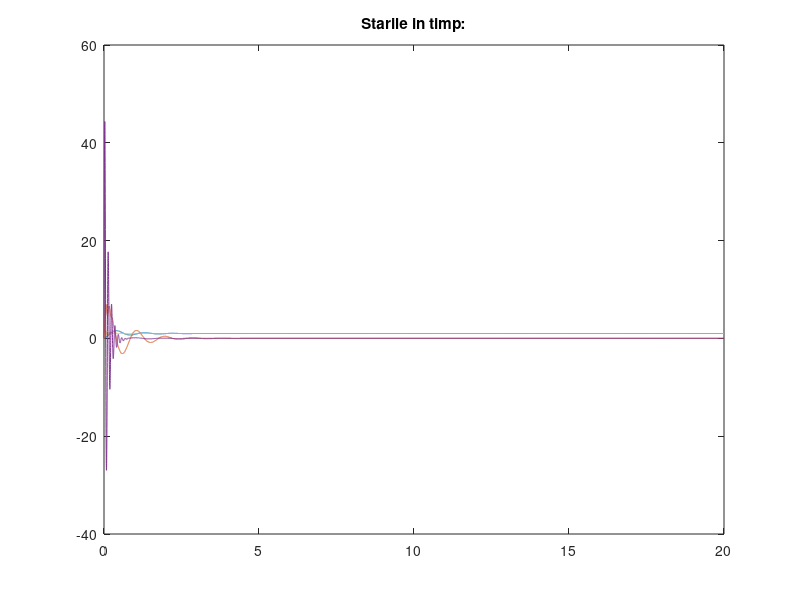
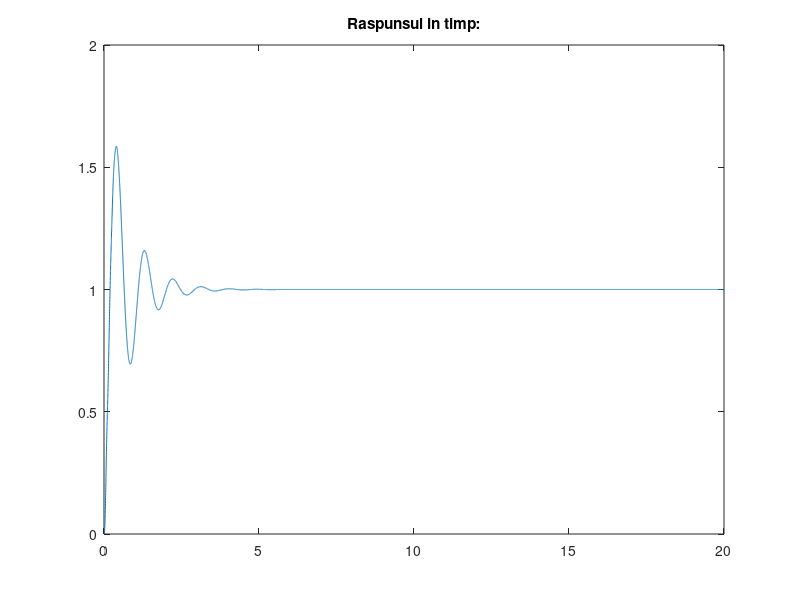

MATLAB code for these plots, in order:
% Declar constantele:
mb = 300;
mw = 60;
bs = 1000;
bt = 0;
ks = 16000;
kt = 190000;

% Declar spatiul starilor pentru functia de transfer Hx,u(s) :
A = [0 1 0 0;
   -ks/mb -bs/mb ks/mb bs/mb;
    0 0 0 1;
    ks/mw bs/mw -(ks+kt)/mw -bs/mw];
B = [0;
     0;
     0;
     kt/mw];
C = [1 0 0 0];
D = 0;

[num,den] = ss2tf(A,B,C,D);

% Determin daca sistemul este stabil intern prin valorii proprii:
eig(A);     % Are toate valorile proprii cu partea reala < 0 => stabil intern

% Determin daca sistemul este stabil intern prin ecuatia lui Lyapunov:
P = lyap(A',eye(4));
eig(P);     % Valorile proprii sunt > 0 => stabil intern

% Determin daca sistemul este stabil extern:
roots(den); % Are toate solutiile cu partea reala < 0 => stabil extern

% Reprezentare grafica: 

sys = ss(A,B,C,D);
t = 0:1e-3:20;
u = ones(1,length(t));

[y,t,x]=lsim(sys,u,t);

figure, plot(t,x),title("Starile in timp:");
figure, plot(t,y),title("Raspunsul in timp:");